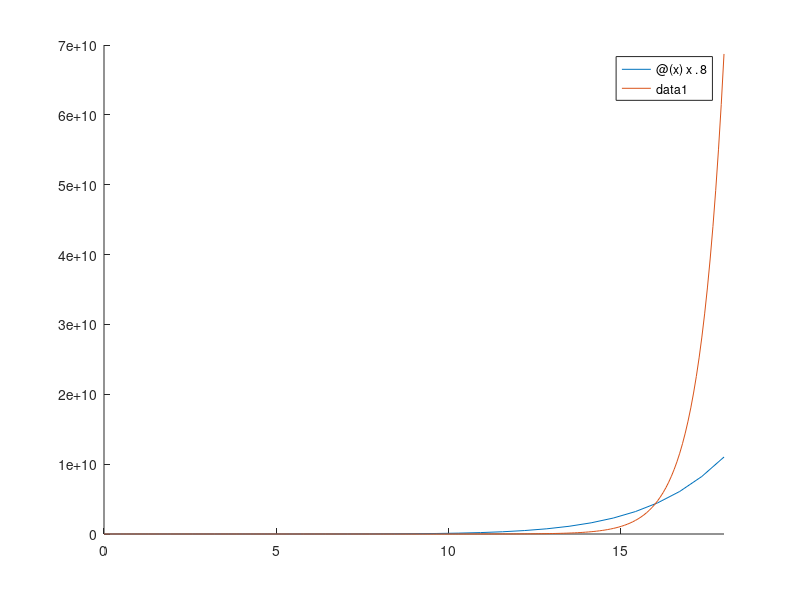

Here is the MATLAB script that generated this plot:
f1 = @(x) x.^8;
f2 = @(x) 4.^x;
f3=@(x) x.^8-4.^x
%fplot(f1, [-1,1.3]); %graph of first & second intersections
hold on
%fplot(f2, [-1,1.3]);
firstzero=fzero(f3, -0.8) %value of first x
secondzero=fzero(f3, 1.2) %value of second x
thirdzero=fzero(f3, 15)   %value of third x
fplot(f1, [0,18]) %graph of third intersection
hold on
fplot(f2, [0,18])